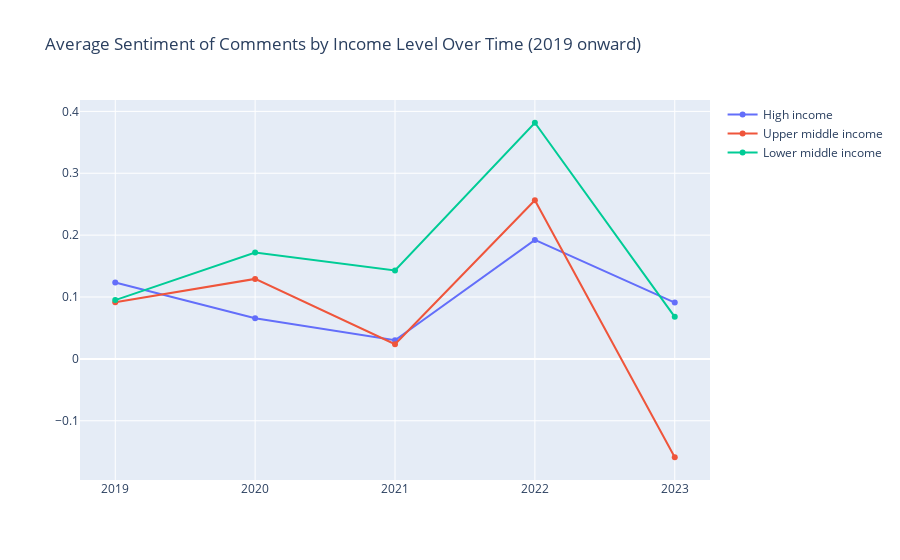

Write notebook code for a chart like this one.
### Code cell
# plot line chart of sentiment by income level
df = pd.read_csv('../../data/merged_data_sentiment.csv')
# only posts with Country
df = df[df['Country'].notna()].reset_index(drop=True)
# only 2019 onward
df = df[df['Date'] >= '2019-01-01'].reset_index(drop=True)
avg_sent(df)
# only look at year
df['Year'] = df['Date'].apply(lambda x: x.split('-')[0])
df = df[['Country', 'Year', 'Avg_Sentiment']]
df.columns = ['Country', 'Year', 'Sentiment']
df = df.groupby(['Country', 'Year']).mean().reset_index()

# income dataset from the World Bank
income_df = pd.read_excel('https://datacatalogfiles.worldbank.org/ddh-published/0037712/DR0090755/CLASS.xlsx')
# merge "Income group" into df (Code in income_df is alpha_3)
df = df.merge(income_df[['Code', 'Income group']], left_on='Country', right_on='Code')

# group by income level
df = df.groupby(['Income group', 'Year']).mean().reset_index()

# plot line chart of sentiment by income level
fig = go.Figure()
for income in ['High income', 'Upper middle income', 'Lower middle income']:
  temp = df[df['Income group'] == income]
  fig.add_trace(go.Scatter(x=temp['Year'], y=temp['Sentiment'], name=income))

fig.update_layout(title_text='Average Sentiment of Comments by Income Level Over Time (2019 onward)')
fig.show()

### Figure 1 — Plotly figure (JSON) as saved in the notebook; plotly's stock layout.template omitted (floating-point values rounded to 4 significant figures)
{"data": [{"name": "High income", "type": "scatter", "x": ["2019", "2020", "2021", "2022", "2023"], "y": [0.1234, 0.06554, 0.0301, 0.1922, 0.09099]}, {"name": "Upper middle income", "type": "scatter", "x": ["2019", "2020", "2021", "2022", "2023"], "y": [0.0914, 0.1293, 0.02363, 0.2564, -0.159]}, {"name": "Lower middle income", "type": "scatter", "x": ["2019", "2020", "2021", "2022", "2023"], "y": [0.09504, 0.172, 0.1429, 0.3816, 0.06801]}], "layout": {"title": {"text": "Average Sentiment of Comments by Income Level Over Time (2019 onward)"}}}
